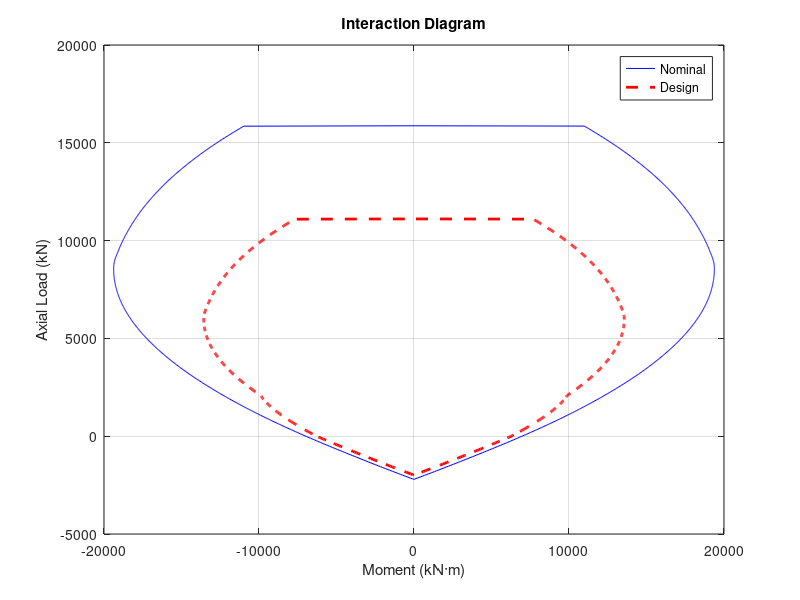
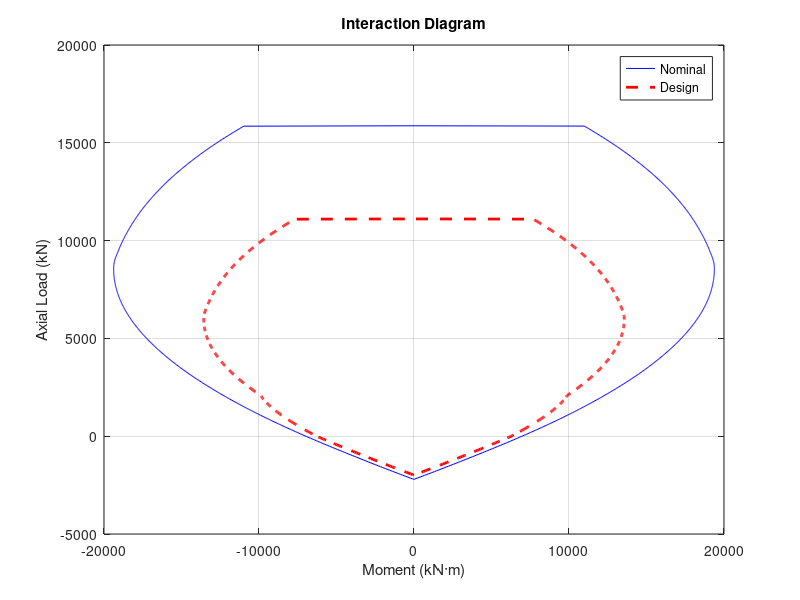

Reproduce these figures in MATLAB, in order.
%% T-WALL INTERACTION DIAGRAM GENERATOR
% 
% Author: Victor Calderón (July 2019)
% Updated: Jefferson De la Cuba (February 2025)
% --------------------------------------------------------------------------
% Generates nominal/design interaction diagrams for reinforced concrete T-walls per ACI 318
% Includes validation against applied load cases and exports results to specified directory
%
% Inputs:
%   - Material: fpc (kg/cm²), fy (kg/cm²), Es (kg/cm²), strains (ey, ecu)
%   - Geometry: b1/b2 (cm), h1/h2 (cm), steel layer coordinates (ei)
%   - Reinforcement: As (cm²) for each layer, bar spacing (eid)
%   - Dataset: Rec_P1_M33.txt (contains applied P [kN] and M [kN-m])
%
% Outputs:
%   - MATLAB figures: Interaction diagrams in .fig format
%   - JPEG image: Final annotated diagram in outputs directory
%   - Console output: Maximum axial load capacity (kN)

clear
close all
clc

%% Directory Configuration
% Create outputs directory if non-existent (one level up from current file)

outputDir = fullfile(fileparts(mfilename('fullpath')), '..', 'outputs'); % Robust path traversal
if ~exist(outputDir, 'dir')
    mkdir(outputDir); 
end

% Dataset path configuration (outside code directory)
dataFile = fullfile('..', 'datasets', 'Rec_P1_M33.txt');

%% Interaction Diagram - T Wall

% Input - Material Properties
fpc    = 210;           % Concrete compressive strength (kg/cm²)
beta_c = 0.85;          % Compression block factor for concrete
fy     = 4200;          % Steel yield strength (kg/cm²)
Es     = 2.0000e+06;    % Modulus of elasticity of steel (kg/cm²)
ey     = 0.0020;        % Steel yield strain
ecu    = 0.003;         % Ultimate strain of concrete (per ACI-318)

% Conversion factors
kgf_to_kN = 0.00980665;    % 1 kgf = 0.00980665 kN
kgfcm_to_kNm = 0.0000980665; % 1 kgf·cm = 0.0000980665 kN·m

% Input - Geometric Properties (cm)
b_1 = 0;                % Flange width
b_2 = 15;               % Web width
h_1 = 0;                % Flange height
h_2 = 675;              % Total height (web height = h_2 - h_1)
Ag  = b_1*h_1 + b_2*(h_2-h_1);   % Gross area (cm²)

%% Input - Distribution of Steel Reinforcement
n = 41;  % Number of steel layers

% From top to bottom:
As = [repmat(2.26,5,1); ones(31,1); repmat(2.26,5,1)];  % Steel area (cm²)
eid = [3; repmat(7,5,1); repmat(20,30,1); repmat(7,5,1)];  % Spacing between bars (cm)

% Distance from top to each steel layer (cm)
ei = zeros(length(eid),1);
ei(1) = eid(1);
for i = 2:length(eid)
    ei(i) = ei(i-1) + eid(i);
end

n_c = 1;  % Step increment for neutral axis depth

%% Compression Analysis
% Centroid of gross section (from top)
y_c_1 = (0.5*((b_1*h_1^2) + (h_2^2 - h_1^2)*b_2)) / (b_1*h_1 + b_2*(h_2-h_1));
y_c_2 = h_2 - y_c_1;

% Neutral axis depth range (cm)
c = 0.00001 : n_c : h_2 + 0.5*h_2;  

% Reverse reinforcement for negative bending
As_2 = As(end:-1:1);
ei_2 = h_2 - ei(end:-1:1);

flag = 0;

% Maximum compressive load (kN)
P_n_max = 0.8*(0.85*fpc*(Ag - sum(As)) + fy*sum(As)) * kgf_to_kN;

while flag <= 1
    a       = zeros(length(c),1);
    P_n     = zeros(length(c),1);
    P_real  = zeros(length(c),1);
    M_n     = zeros(length(c),1);
    M_real  = zeros(length(c),1);
    phi_Mn  = zeros(length(c),1);
    phi_Pn  = zeros(length(c),1);

    for i = 1:length(c)
        e_i  = zeros(length(As),1);
        f_s  = zeros(length(As),1);
        ms_i = zeros(length(As),1);

        a(i) = c(i) * beta_c;  % Depth of stress block

        % Steel layer forces
        for i_1 = 1:length(As)
            e_i(i_1) = ecu*(ei(i_1) - c(i)) / c(i); % Strain
            
            if e_i(i_1) > ey
                f_s(i_1) = fy * As(i_1); % Tension yield
            elseif e_i(i_1) < -ey
                f_s(i_1) = -fy * As(i_1); % Compression yield
            else
                f_s(i_1) = Es * e_i(i_1) * As(i_1); % Elastic
            end
            
            ms_i(i_1) = f_s(i_1) * (y_c_1 - ei(i_1)); % Moment contribution
        end

        % Concrete force
        if a(i) < h_1
            P_con = 0.85 * fpc * a(i) * b_1;
        else
            P_con_ala  = 0.85 * fpc * h_1 * b_1;
            P_con_alma = 0.85 * fpc * (a(i)-h_1) * b_2;
            P_con = P_con_ala + P_con_alma;
        end

        % Convert forces and moments
        P_real(i) = (P_con - sum(f_s)) * kgf_to_kN; % kN
        if a(i) < h_1
            M_real(i) = (P_con * (y_c_1 - a(i)/2) - sum(ms_i)) * kgfcm_to_kNm;
        else
            M_real(i) = (P_con_ala*(y_c_1 - h_1/2) + P_con_alma*(y_c_1 - (a(i)-h_1)/2) - sum(ms_i)) * kgfcm_to_kNm;
        end
        
        % Enforce Pn_max
        if P_n_max >= P_real(i)
            P_n(i) = P_real(i);
            M_n(i) = M_real(i);
        else
            M_n(i) = 0;
            P_n(i) = P_n_max;
        end
    end
    
    % Transition load calculations
    P_viga = 0.1 * fpc * Ag * kgf_to_kN;  % kN
    M_b    = max(M_n);
    p_1    = find(M_n == M_b, 1);
    P_b    = P_n(p_1);
    P_tran = min(P_viga/0.7, P_b/0.7);
    
    % Strength reduction factors
    for i_5 = 1:length(c)
        phi = 0.9 - 0.2 * P_n(i_5)/P_tran;
        phi = max(0.7, min(0.9, phi));
        phi_Mn(i_5) = M_n(i_5) * phi;
        phi_Pn(i_5) = P_n(i_5) * phi;
    end
    
    % Swap parameters for negative side
    if flag == 0
        M_n_neg      = -M_n;
        P_n_neg      = P_n;
        phi_Mn_neg   = -phi_Mn;
        phi_Pn_neg   = phi_Pn;
        As    = As_2;
        ei    = ei_2;
        [h_1, h_2] = deal(h_2, h_1);
        [b_1, b_2] = deal(b_2, b_1);
        y_c_1 = y_c_2;
    else
        M_n_pos     = M_n;
        P_n_pos     = P_n;
        phi_Mn_pos  = phi_Mn;
        phi_Pn_pos  = phi_Pn;
    end
    flag = flag + 1;
end

% Combine interaction diagram results
M_n_graf     = [M_n_neg; flipud(M_n_pos)];
P_n_graf     = [P_n_neg; flipud(P_n_pos)];
phi_M_n_graf = [phi_Mn_neg; flipud(phi_Mn_pos)];
phi_P_n_graf = [phi_Pn_neg; flipud(phi_Pn_pos)];

%% Plotting
figure;
plot(M_n_graf, P_n_graf, 'b-', phi_M_n_graf, phi_P_n_graf, 'r--', 'LineWidth', 2);
grid on;
xlabel('Moment (kN·m)');
ylabel('Axial Load (kN)');
legend('Nominal', 'Design', 'Location', 'Best');
title('Interaction Diagram');

% Save
saveas(gcf, fullfile(outputDir, 'InteractionDiagram.png')); 

% Export PNG
print('-dpng', '-r300'); 

close(gcf); % Always close after saving

%% Maximum Axial Load
Pu_Nch = Ag * fpc * 0.3 * kgf_to_kN;  % kN